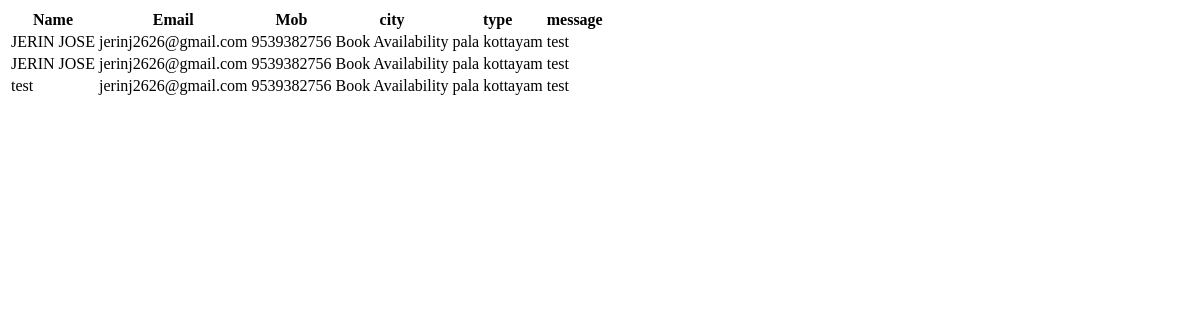
The app's page /adminapp/viewcontact/, older data.
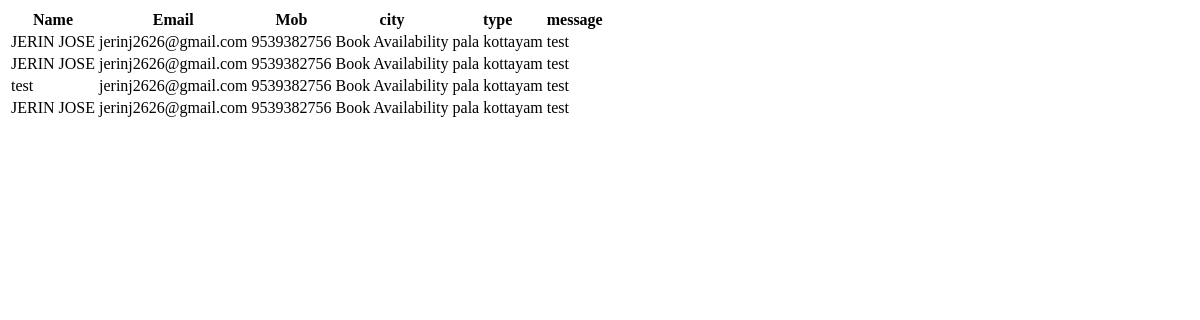
The same page, newer data.
### webapp/models.py (models this page shows)
class Contactdb(models.Model):
    Contact_name=models.CharField(max_length=20,null=True,blank=True)
    Contact_email=models.EmailField(max_length=25,null=True,blank=True)
    Contact_phone=models.IntegerField(null=True,blank=True)
    Contact_city=models.CharField(max_length=20,null=True,blank=True)
    Enquiry_type=models.CharField(max_length=20,null=True,blank=True)
    Contact_message=models.TextField(max_length=50,null=True,blank=True)

### adminapp/views.py (the view)
# urls.py: path('viewcontact/',views.viewcontactmessage,name="viewcontact")
def viewcontactmessage(request):
    data = Contactdb.objects.all()
    return render(request, "viewcontact.html", {'data': data})

### adminapp/templates/viewcontact.html (shortened to what this page needs)
<!DOCTYPE html>
<html lang="en">
<head>
</head>
<body>
<table>
  <thead>
  <tr>
    <th>Name</th>
   <th>Email</th>
   <th>Mob</th>
   <th>city</th>
  <th>type</th>
   <th>message</th>
  </tr>
  {% for i in data %}
  <tr>
   <td>{{i.Contact_name}}</td>
    <td>{{i.Contact_email}}</td>
    <td>{{i.Contact_phone}}</td>
    <td>{{i.Enquiry_type}}</td>
    <td>{{i.Contact_city}}</td>
    <td>{{i.Contact_message}}</td>
  </tr>
  {% endfor %}
  </thead>
</table>
</body>
</html>

Row changes from the older to the newer data that the page shows:
added Contactdb: Contact_name "JERIN JOSE", Contact_email "jerinj2626@gmail.com", Contact_phone "9539382756", Enquiry_type "Book Availability", Contact_city "pala kottayam", Contact_message "test"
